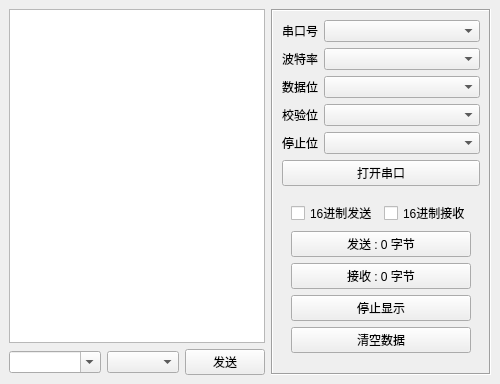
         <widget class="QWidget" name="serialPage">
          <layout class="QHBoxLayout" name="horizontalLayout_6">
           <property name="spacing">
            <number>0</number>
           </property>
           <property name="leftMargin">
            <number>0</number>
           </property>
           <property name="topMargin">
            <number>0</number>
           </property>
           <property name="rightMargin">
            <number>0</number>
           </property>
           <property name="bottomMargin">
            <number>0</number>
           </property>
           <item>
            <widget class="QWidget" name="widget" native="true">
             <layout class="QGridLayout" name="gridLayout">
              <item row="0" column="1" rowspan="2">
               <widget class="QFrame" name="frmRight">
                <property name="minimumSize">
                 <size>
                  <width>220</width>
                  <height>0</height>
                 </size>
                </property>
                <property name="maximumSize">
                 <size>
                  <width>220</width>
                  <height>16777215</height>
                 </size>
                </property>
                <property name="frameShape">
                 <enum>QFrame::Box</enum>
                </property>
                <property name="frameShadow">
                 <enum>QFrame::Sunken</enum>
                </property>
                <layout class="QGridLayout" name="gridLayout_5">
                 <item row="0" column="0">
                  <widget class="QLabel" name="labPortName">
                   <property name="text">
                    <string>串口号</string>
                   </property>
                  </widget>
                 </item>
                 <item row="1" column="0">
                  <widget class="QLabel" name="labBaudRate">
                   <property name="text">
                    <string>波特率</string>
                   </property>
                  </widget>
                 </item>
                 <item row="1" column="1">
                  <widget class="QComboBox" name="cboxBaudRate">
                   <property name="sizePolicy">
                    <sizepolicy hsizetype="Preferred" vsizetype="Fixed">
                     <horstretch>1</horstretch>
                     <verstretch>0</verstretch>
                    </sizepolicy>
                   </property>
                  </widget>
                 </item>
                 <item row="2" column="0">
                  <widget class="QLabel" name="labDataBit">
                   <property name="text">
                    <string>数据位</string>
                   </property>
                  </widget>
                 </item>
                 <item row="2" column="1">
                  <widget class="QComboBox" name="cboxDataBit">
                   <property name="sizePolicy">
                    <sizepolicy hsizetype="Preferred" vsizetype="Fixed">
                     <horstretch>1</horstretch>
                     <verstretch>0</verstretch>
                    </sizepolicy>
                   </property>
                  </widget>
                 </item>
                 <item row="0" column="1">
                  <widget class="QComboBox" name="cboxPortName">
                   <property name="sizePolicy">
                    <sizepolicy hsizetype="Preferred" vsizetype="Fixed">
                     <horstretch>1</horstretch>
                     <verstretch>0</verstretch>
                    </sizepolicy>
                   </property>
                  </widget>
                 </item>
                 <item row="4" column="1">
                  <widget class="QComboBox" name="cboxStopBit">
                   <property name="sizePolicy">
                    <sizepolicy hsizetype="Preferred" vsizetype="Fixed">
                     <horstretch>1</horstretch>
                     <verstretch>0</verstretch>
                    </sizepolicy>
                   </property>
                  </widget>
                 </item>
                 <item row="3" column="0">
                  <widget class="QLabel" name="labParity">
                   <property name="text">
                    <string>校验位</string>
                   </property>
                  </widget>
                 </item>
                 <item row="3" column="1">
                  <widget class="QComboBox" name="cboxParity">
                   <property name="sizePolicy">
                    <sizepolicy hsizetype="Preferred" vsizetype="Fixed">
                     <horstretch>1</horstretch>
                     <verstretch>0</verstretch>
                    </sizepolicy>
                   </property>
                  </widget>
                 </item>
                 <item row="4" column="0">
                  <widget class="QLabel" name="labStopBit">
                   <property name="text">
                    <string>停止位</string>
                   </property>
                  </widget>
                 </item>
                 <item row="6" column="0" colspan="2">
                  <widget class="QWidget" name="widget_2" native="true">
                   <layout class="QGridLayout" name="gridLayout_6">
                    <item row="5" column="0" colspan="2">
                     <spacer name="verticalSpacer_10">
                      <property name="orientation">
                       <enum>Qt::Vertical</enum>
                      </property>
                      <property name="sizeHint" stdset="0">
                       <size>
                        <width>20</width>
                        <height>2</height>
                       </size>
                      </property>
                     </spacer>
                    </item>
                    <item row="0" column="1">
                     <widget class="QCheckBox" name="ckHexReceive">
                      <property name="text">
                       <string>16进制接收</string>
                      </property>
                     </widget>
                    </item>
                    <item row="0" column="0">
                     <widget class="QCheckBox" name="ckHexSend">
                      <property name="text">
                       <string>16进制发送</string>
                      </property>
                     </widget>
                    </item>
                    <item row="4" column="0" colspan="2">
                     <widget class="QPushButton" name="btnClear">
                      <property name="text">
                       <string>清空数据</string>
                      </property>
                     </widget>
                    </item>
                    <item row="3" column="0" colspan="2">
                     <widget class="QPushButton" name="btnStopShow">
                      <property name="text">
                       <string>停止显示</string>
                      </property>
                     </widget>
                    </item>
                    <item row="2" column="0" colspan="2">
                     <widget class="QPushButton" name="btnReceiveCount">
                      <property name="text">
                       <string>接收 : 0 字节</string>
                      </property>
                     </widget>
                    </item>
                    <item row="1" column="0" colspan="2">
                     <widget class="QPushButton" name="btnSendCount">
                      <property name="text">
                       <string>发送 : 0 字节</string>
                      </property>
                     </widget>
                    </item>
                   </layout>
                  </widget>
                 </item>
                 <item row="5" column="0" colspan="2">
                  <widget class="QPushButton" name="btnOpen">
                   <property name="text">
                    <string>打开串口</string>
                   </property>
                  </widget>
                 </item>
                </layout>
               </widget>
              </item>
              <item row="0" column="0">
               <widget class="QTextEdit" name="txtMain">
                <property name="enabled">
                 <bool>true</bool>
                </property>
                <property name="frameShape">
                 <enum>QFrame::StyledPanel</enum>
                </property>
                <property name="verticalScrollBarPolicy">
                 <enum>Qt::ScrollBarAsNeeded</enum>
                </property>
                <property name="horizontalScrollBarPolicy">
                 <enum>Qt::ScrollBarAsNeeded</enum>
                </property>
                <property name="readOnly">
                 <bool>true</bool>
                </property>
               </widget>
              </item>
              <item row="1" column="0">
               <layout class="QHBoxLayout" name="horizontalLayout_18">
                <item>
                 <widget class="QComboBox" name="cboxSend">
                  <property name="sizePolicy">
                   <sizepolicy hsizetype="Expanding" vsizetype="Fixed">
                    <horstretch>0</horstretch>
                    <verstretch>0</verstretch>
                   </sizepolicy>
                  </property>
                  <property name="editable">
                   <bool>true</bool>
                  </property>
                  <property name="duplicatesEnabled">
                   <bool>false</bool>
                  </property>
                 </widget>
                </item>
                <item>
                 <widget class="QComboBox" name="cboxSendEndFlag"/>
                </item>
                <item>
                 <widget class="QPushButton" name="btnSend">
                  <property name="minimumSize">
                   <size>
                    <width>80</width>
                    <height>0</height>
                   </size>
                  </property>
                  <property name="text">
                   <string>发送</string>
                  </property>
                 </widget>
                </item>
               </layout>
              </item>
             </layout>
            </widget>
           </item>
          </layout>
         </widget>
